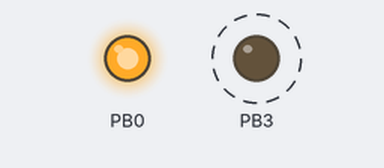
The sketch below on a simulated ATtiny85, built for the host (arithmetic inside an expression is 32-bit, double 64-bit). Shown: output pins drawn as LEDs (lit = HIGH). Dashed ring = blinking.

Above: at 0.2 s.
Timing chart, 0 to 2.3 s (numbered marks = the images above):
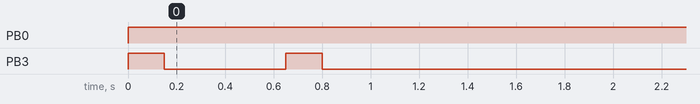

Measured:
- by itself, PB0: LOW → HIGH at 0.00 s
- by itself, PB3: alternates HIGH for 0.15 s and LOW for 0.50 s, 4 changes in all, then stays LOW

The sketch:

Attiny13_Torch.ino
```cpp
/*
 ФОНАРЬ
 автор Илья Рязанов 22229999@mail.ru
 немного допилил Сергей Лебеденко
*/
#include <avr/io.h>
#include <util/delay.h>
#include <avr/interrupt.h>
// #include <avr/eeprom.h>
#include <avr/sleep.h>      // здесь описаны режимы сна

unsigned int t=0;

#define MOSFET_CH 1 // Тип мосфета: 0 - N-Channel, 1 - P-Channel
#define USE_BACK_LED 1 // Исспользовать "затылочный" светодиод: 0 - нет, 1 - да
#define USE_STARTUP_BLINK 1 // Моргать светодиодом при включении: 0 - нет, 1 - да

#define PORT PORTB
#define PIN PINB
#define LED0 PB0
#define LED1 PB3
#define KN0 PB1
#define KN1 PB5
// #define Najatie_1 (PIN&(1 << KN0))==0   // Если нажата 1
#define Najatie_1 PIN&(1 << KN0)   // Если нажата 1

#define PUSH_TIME 100 // задержка для обхода дребезга кнопки
#define NO_SWITCH_TIME 30000 // таймаут, после которого фонарик выключается, а не переключает яркость
#define TYPE_DIV 1 // тип делителя напряжения: 0 - 10/27, 1 - 22/68

volatile unsigned char w = 0;
volatile unsigned char Sleep = 1;
unsigned char countPush = 0;
volatile unsigned char lowBattary = 0;

volatile unsigned char buttonReleased = 0;
volatile unsigned char Mode = 2;
volatile unsigned long TimeTick = 0;
volatile unsigned long lastPushButton = 0;

volatile unsigned int  ACP_Schetchik = 0;
volatile unsigned long ACP_Summa = 0;

#if TYPE_DIV == 0
const unsigned char shiftPWM[] = {27, 128, 182};
#else
const unsigned char shiftPWM[] = {26, 86, 175};
#endif

// ФОНАРЬ

// Обработчик прерывания от интегрированного АЦП
ISR(ADC_vect) {

	unsigned long ADCdata;  // Буферная переменная для. хранения
	ADCdata = ADCW;         // результата преобразования

  if( ACP_Schetchik >= 1023 ) { // програмка складывает 1024 значений измерений АЦП
                                // для вычисления среднего значения и исключения импульсних помех

    // ACP_Summa = ACP_Summa >> 10; // деление на 1024 :)
    /* нужен делитель 1/3 (10к/27к), чтобы ловить напряжение аккумулятора
      тогда формула рассчёта ACP = (int) 251.6 * V_in ( 10/(10+27)*1024/1.1 * V_in )
      при 4.2В ADC = 251.6 * 4.2 = 1056
      при 3.1В ADC = 251.6 * 3.1 = 780
      при 2.8В ADC = 251.6 * 2.8 = 704

      если делитель 22к/68к то ACP = (int) 227.5 * V_in:
      при 4.2В ADC = 227.5 * 4.2 = 956
      при 3.1В ADC = 227.5 * 3.1 = 705
      при 2.8В ADC = 227.5 * 2.8 = 637
    */

    #if TYPE_DIV == 0
    uint8_t t = (( ACP_Summa * 241 ) >> 20 ) - shiftPWM[w];

    if( ACP_Summa < 798720 ) { OCR0A = 245; lowBattary = 1; }  // 780*1024  если напряжение меньше 3.1V то уменьшаем яркость до минимума
    if( ACP_Summa < 720896 ) { Sleep = 1; }                    // 704*1024  если напряжение меньше 2,8V то уходим в спячку
    #else
    uint8_t t = ( ACP_Summa >> 12 ) - shiftPWM[w];

    if( ACP_Summa < 721920 ) { OCR0A = 245; lowBattary = 1; }  // 705*1024  если напряжение меньше 3.1V то уменьшаем яркость до минимума
    if( ACP_Summa < 652288 ) { Sleep = 1; }                    // 637*1024  если напряжение меньше 2,8V то уходим в спячку
    #endif

    if( lowBattary == 0 ) OCR0A = t; // если напряжение упало до минимума, то не корректировать яркость, иначе светодиод начнёт моргать
    ACP_Schetchik = 0;
    ACP_Summa = 0;
  } else {
    ACP_Schetchik++;
    ACP_Summa += ADCdata;
  }

  ADCSRA = ADCSRA | 0x40; // Устанавливаем разряд ADSC в регистре ADCSR, чтобы начать новое преобразование
}

//Обработака нажатия кнопки
SIGNAL(INT0_vect) {
  if( lastPushButton == 0 ) // Защита от дребезга, запоминаем "время" отпускания кнопки
    lastPushButton = TimeTick;
}

// Просто таймер для отсчета времени после которого пелеключаем режим
ISR(TIM0_OVF_vect) {
  TimeTick++;
}

// подпрограмма включения любой ножки МК, лог 1
void pinON(const unsigned char t) {
	PORT |= _BV(t);
}

// подпрограмма выключения любой ножки МК, лог 0
void pinOFF(const unsigned char t) {
	PORT &= ~_BV(t);
}

#if USE_STARTUP_BLINK == 1
// моргнуть светодиодом
void blink() {
  #if USE_BACK_LED == 1
  pinON(LED1);
  _delay_ms(150);
  pinOFF(LED1); // (зажигаем и гасим светодиод).
  #else
    #if MOSFET_CH == 1
    pinOFF(LED0);
    _delay_ms(50);
    pinON(LED0);
    #else
    pinON(LED0);
    _delay_ms(50);
    pinOFF(LED0);
    #endif
  #endif
}
#endif

int main(void) {

  DDRB |= ((1 << LED0)|(1 << LED1));// выходы
  PORT |= (1 << KN0); // подключаем подтягивающие резисторы

#if USE_STARTUP_BLINK == 1
  #if MOSFET_CH == 1
  pinON(LED0);
  #endif

  // два раза мигнуть после подключения аккумулятора
  blink();
  _delay_ms(500);
  blink();
#endif

  /*
  Это делается с помощью битов CS02 CS01 CS00 регистра TCCR0B.
  CS02 | CS01 | CS00
  0 | 0 | 0 - таймер/счетчик остановлен
  0 | 0 | 1 - нет предделителя *
  0 | 1 | 0 - предделитель 8 **
  0 | 1 | 1 - предделитель 64 **
  1 | 0 | 0 - предделитель 256 **
  1 | 0 | 1 - предделитель 1024 **
  */

#if MOSFET_CH == 0
  TCCR0A = 0b11000001;  // управление выходом, ШИМ (только шим) Для N-канальлного транзистора
#else
  TCCR0A = 0b10000001;  // ИНВЕРСНЫЙ режим управление выходом, ШИМ, Для Р-канального транзистора
#endif

  TCCR0B = 0b00000001;  // делитель N = 1   (только шим) Таблица выше

  //  OCR0A = 128;   // Значение регистра определяет яркость светодиода
  OCR0A = 241; // расчёт реальной яркости начнётся через 1024 отсчёта ADC, по этому начинать с минимальной яркости

  /////////////////////////////////////////////////////////////////////////////////////////////
  // Инициализация прерываний по INT0
  GIMSK = 0b01000000; // Разрешение прерываний INT0 на входе PB1
  MCUCR = 0b00000000; // при перепаде низком уровне на PB1

  //////////////////////////////////////////////////////////////////////////////////////////////
  set_sleep_mode (SLEEP_MODE_PWR_DOWN); //определяем какой режим сна будет

                      /* Инициализации таймера/счётчика */
                          // Нормальная работа счётчика
  //TCNT0   = 139;        // настройка таймера счетчика
  TIMSK0 |= 1<<TOIE0;     // Разрешение прерываний по переполнению

  ADMUX  = 0b01000010;    // Назначаем в качестве аналогового входа РB4 ;
  ADCSRA = 0b11001110;    // 0b11001110 - активизируем АЦП с коэффициентом деления 128,
                          // разрешаем прерывание от АЦП и начинаем преобразование

  sei(); // Общее разрешение прерываний

  while(1) {

    // Mode - Режим
    // 0 - переключаем уровни
    // 1 - выключаем
    // 2 - не меняем уровень

    // программа изменена, переключение идет вверх и 3 режима


    if( lastPushButton > 0 && TimeTick - lastPushButton > PUSH_TIME ) {
      buttonReleased = Najatie_1;
    }

    if( buttonReleased > 0 ) {

      pinON(LED1);      // включаем затылочный светодиод
      ADCSRA = 0b11001110;  // включаем ацп после сна

      switch (Mode) {             // выбор режима реакции на кнопку
        case 0: w++;  break;      // переключаем режим на спупень Выше  / ниже
        case 1:	Sleep = 1; break; // идем засыпать
        case 2: Mode = 0; break;  // после просыпания не изменяем уровень мощности
      }

      /*
      w  - текущая яркость
      0 - { OCR0A = 217; } // самый минимум      15 проц
      1 - { OCR0A = 153; } // четверть яркости   40 проц
      2 - { OCR0A = 89; }  // половина яркости   65 процентов
      "запас" по яркости должен обеспечивать равномерное свечение по мере разряда аккумулятора
      { OCR0A=0; } // самый яркий режим 255 из 256    99 %
      */
      // зацикливание режимов яркости.
      if( w > 2 ) w = 0;

      // зацикливание режимов работы, на всякий случай
      // if( Mode > 2 ) Mode = 0;

      TimeTick = 0; //сброс таймеров после нажатия кнопки
      buttonReleased = 0;
      lastPushButton = 0;

      if( ++countPush > 6 ) Sleep = 1;
    }

    if( TimeTick >= NO_SWITCH_TIME ) {  // программа подсчета времени после включения,
      TimeTick = 0;                     // после которого мощность не переключаем а засыпаем
      Mode = 1;
    }

    // Программа засыпания //////////////////////////////////////////////////
    if( Sleep == 1 ) {
      Sleep = 0;        // сброс, чтобы после просыпания сразу не заснуть
      Mode = 2;         // устанавливаем 2 режим после которого мощность не переключается после включения
      countPush = 0;    // сброс счётчика нажатий кнопки
      lowBattary = 0;   // сброс флага низкого напряжения аккумулятора
      OCR0A = 255;      // ШИМ ставим на ноль
      ADCSRA = 0x00;    // выключаем АЦП
      pinOFF(LED1);     // выключаем затылочный светодиод
      _delay_ms(100);
      sleep_enable();   // разрешение режима сна
      sleep_cpu();      // активация режима сна
    }

    _delay_us(1);

  }
}
```
